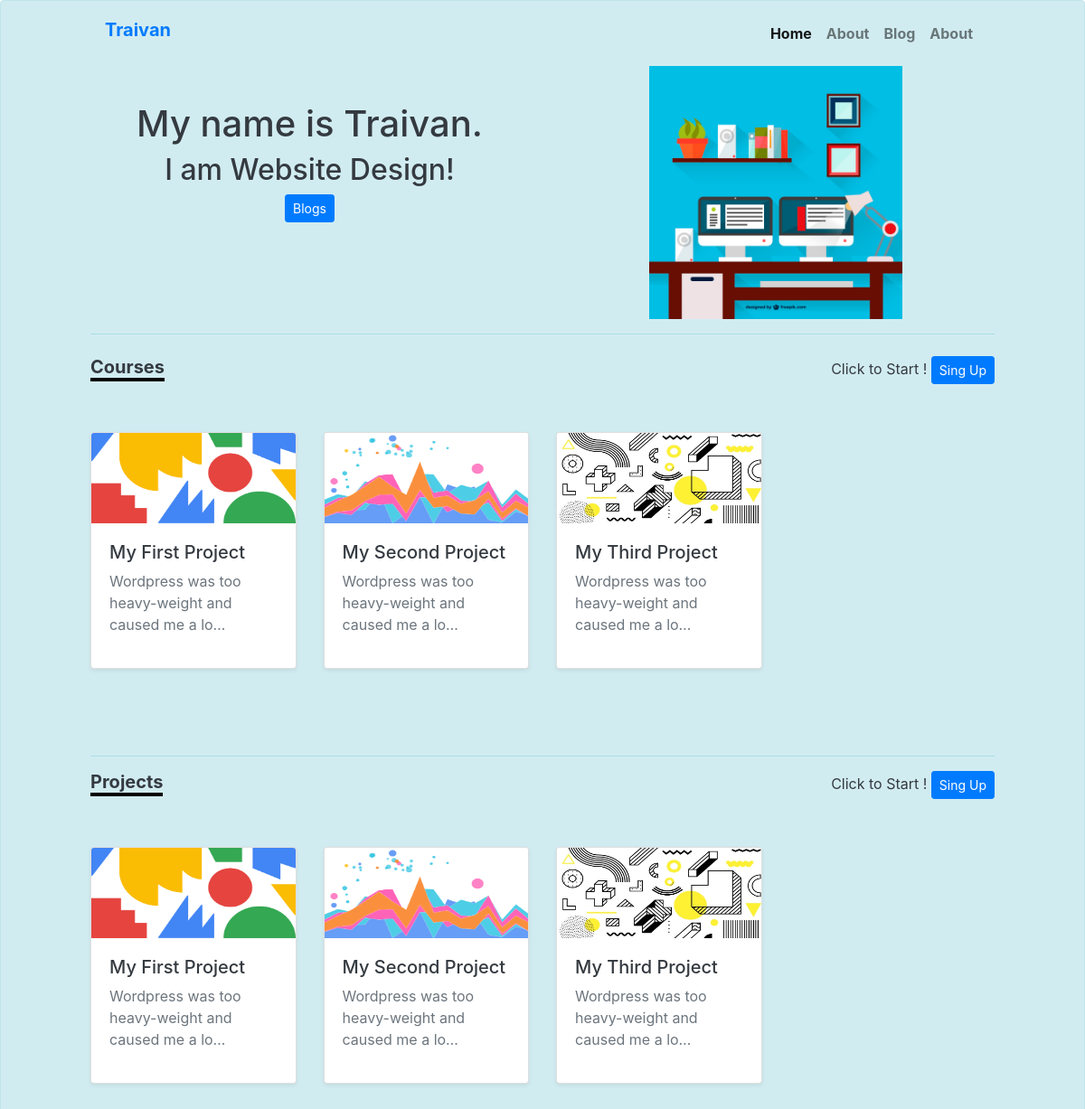
Before: / with the older database file.
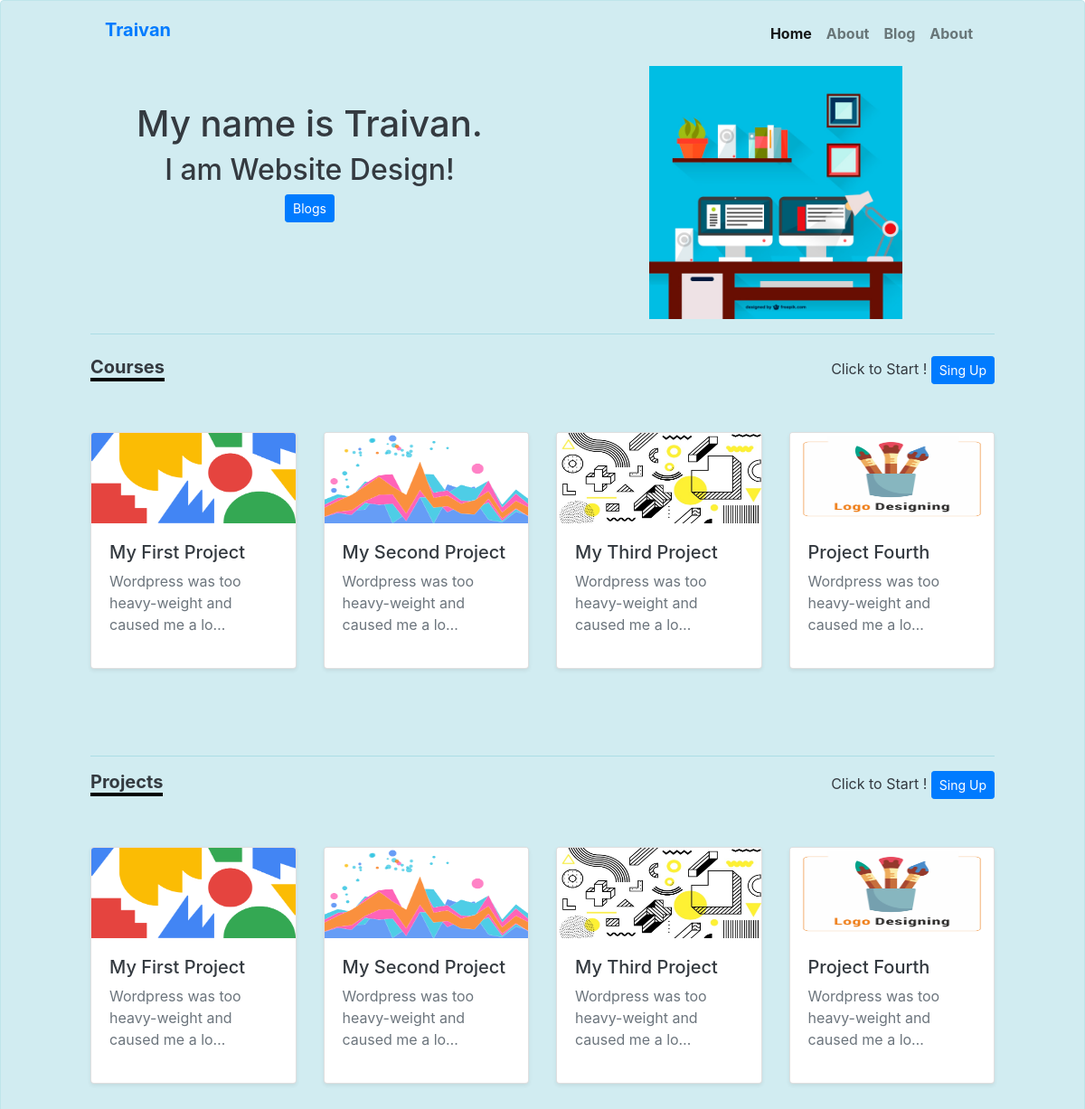
After: the same page with the newer database file.
### portfolio/models.py (models this page shows, shortened)
class Project(models.Model):
    title = models.CharField(max_length=100)
    description = models.CharField(max_length=250)
    image = models.ImageField(upload_to ='portfolio/images/')
    url = models.URLField(blank=True)

### portfolio/views.py (the view)
# urls.py: 2. Add a URL to urlpatterns:  path('', views.home, name='home')
def home(request):
    projects = Project.objects.all()
    return render(request, 'portfolio/home.html' , {'projects': projects})

### portfolio/templates/portfolio/home.html
{% extends 'portfolio/base.html'%}
{% block content %}
<section id="courses" class="  courses-inner pt-2 pb-2 mt-3">
  <div class="row">
    <div class="col-md-12">
      <div class="float-left">
        <h5 class="courses-text">Courses</h5>
      </div>
      <div class="float-right">
        Click to Start ! <a href="#" class="btn btn-primary btn-sm">Sing Up</a>
      </div>
    </div>
  </div>
  <div class="album py-5">
    <div class="row">
      {% for project in projects %}
      <div class="col-md-3">
        <div class="card mb-4 shadow-sm">
          <img src="{{ project.image.url }}" class="card-img-top" alt="..." height="100px">
          <div class="card-body">
            <h5 class="card-text">{{ project.title }}</h5>
            <p class="text-muted">{{ project.description|truncatechars:50}}</p>
          </div>
        </div>
      </div>
      {% endfor %}
    </div>
  </div>
</section>
<hr>
<section id="projects" class="projects-inner">
  <div class="row">
    <div class="col-md-12">
      <div class="float-left">
        <h5 class="courses-text">Projects</h5>
      </div>
      <div class="float-right">
        Click to Start ! <a href="#" class="btn btn-primary btn-sm">Sing Up</a>
      </div>
    </div>
  </div>
  <div class="album py-5">
    <div class="row">
      {% for project in projects %}
      <div class="col-md-3">
        <div class="card mb-4 shadow-sm">
          <img src="{{ project.image.url }}" class="card-img-top" alt="..." height="100px">
          <div class="card-body">
            <h5 class="card-text">{{ project.title }}</h5>
            <p class="text-muted">{{ project.description|truncatechars:50}}</p>
          </div>
        </div>
      </div>
      {% endfor %}
    </div>
  </div>
</section>
{% endblock %}

### portfolio/templates/portfolio/base.html (shortened to what this page needs)
{% load static %}
<!doctype html>
<html lang="en">
  <head>
    <link rel="stylesheet" type="text/css" href="{% static 'portfolio/style.css' %}">
    <link rel="stylesheet" href="https://stackpath.bootstrapcdn.com/bootstrap/4.4.1/css/bootstrap.min.css">
  </head>
  <body>
<div class=" alert alert-info text-dark ">
    <div class="main-container">
      <nav class="navbar navbar-expand-lg navbar-light">
        <h5 class="masthead-brand"><a href="{% url 'home' %}">Traivan</a></h5>
        <div class="collapse navbar-collapse" id="navbarSupportedContent">
          <ul class="navbar-nav ml-auto">
            <li class="nav-item active">
              <a class="nav-link" href="#">Home <span class="sr-only">(current)</span></a>
            </li>
            <li class="nav-item">
              <a href="#" class="nav-link">About</a>
            </li>
            <li class="nav-item">
              <a href="{% url 'blog:all_blogs' %}" class="nav-link">Blog</a>
            </li>
            <li class="nav-item">
              <a href="#" class="nav-link">About</a>
            </li>
          </ul>
        </div>
      </nav>
      <section id="banner-header" class="banner-inner row ">
        <div class="col-md-6 text-center pt-5">
          <h1>My name is Traivan.</h1>
          <h2>I am Website Design!</h2>
          <a href="{% url 'blog:all_blogs' %}" class="btn btn-primary btn-sm">Blogs</a>
        </div>
        <div class="col-md-6 text-center pt-2">
          <img src="{% static 'portfolio/banner_header.jpg'%}" alt="" class="" width="280px;" >
        </div>
      </section>
      <hr>
        {% block content %}
        {% endblock %}
</div>
    </div>
  </body>
</html>

### portfolio/static/portfolio/style.css (style rules this page uses)
.navbar-nav .nav-link { padding: .25rem 0; font-weight: 700; background-color: transparent; border-bottom: .25rem solid transparent; }
.masthead-brand { margin-left: 0px; padding-left: 0px; padding-right: 0px; padding-top: 0px; padding-bottom: 0px; font-weight: 700; background-color: transparent; border-bottom: .25rem solid transparent; }
.main-container { max-width: 1000px; margin: auto; }
.courses-text { font-weight: 700; border-bottom: .25rem black solid; }

Changed rows visible on the page:
added Project: image (picture), title "Project Fourth", description "Wordpress was too heavy-weight and caused me a lo…"
